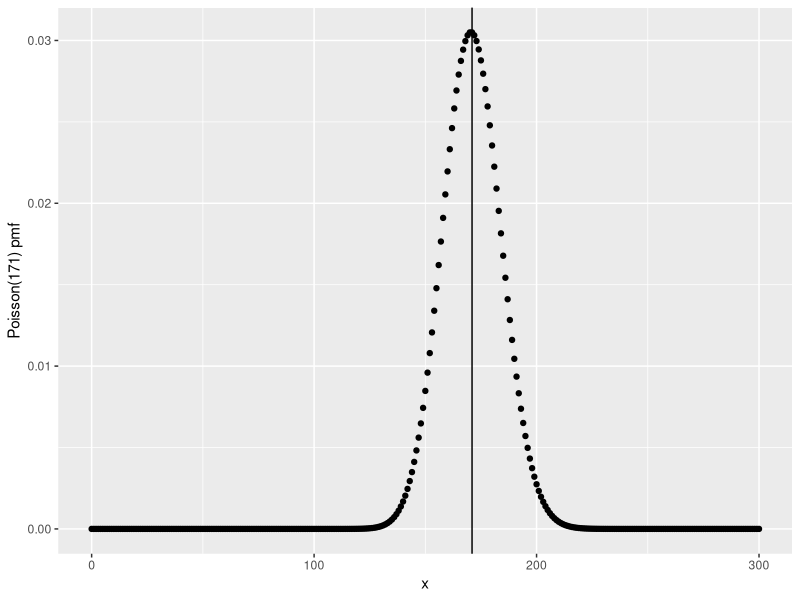

Source code (R):
## ---- chunk 1
library(tidyverse)
tibble(x = 0:300) %>% 
  mutate(p = dpois(x, 171)) %>%
  ggplot(aes(x, p)) +
  geom_point() +
  geom_vline(xintercept = 171) +
  ylab('Poisson(171) pmf')
## ---- chunk 2
dpois(171, 171)
## ---- chunk 3
my_dpois <- function(x, mu) {
  exp(-mu) * mu^x / factorial(x)
}
my_dpois(171, 171)
## ---- chunk 4
c(numerator = exp(-171) * 171^171, denominator = factorial(171))
## ---- chunk 5
-171 + 171 * log(171) - lfactorial(171)
## ---- chunk 6
exp(-171 + 171 * log(171) - lfactorial(171))
## ---- chunk 7
stirling1 <- function(n) n * log(n) - n 
stirling2 <- function(n) n * log(n) - n + 0.5 * log(2 * pi * n)
tibble(n = 1:20) %>%
  mutate(Stirling1 = stirling1(n), 
         Stirling2 = stirling2(n), 
         R = lfactorial(n)) %>%
  knitr::kable(digits = 3)
